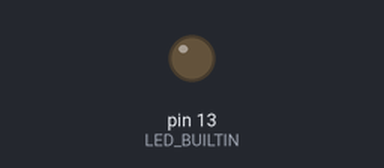
Recording of a sketch running on a simulated Arduino Uno, built with avr-gcc and run on an emulated ATmega328P. On the bench: output pins drawn as LEDs (lit = HIGH).

Above: at 2.2 s.
At 44.8 s:
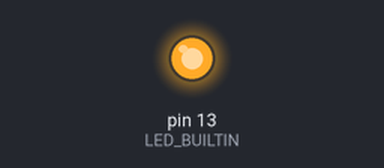
Timing chart, 0 to 47.8 s (numbered marks = the images above):
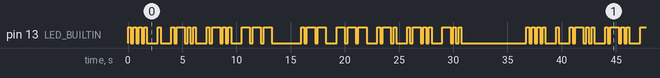

Measured:
- by itself, pin 13 (LED_BUILTIN): moves between LOW and HIGH, repeating every 36.8 s
- by itself, everything shown: repeats every 36.8 s, in 64 steps

The sketch:

morse.ino
```cpp
#define MESSAGE "HELLO WORLD"

const int UNIT = 250;

const int DIT_TIME = UNIT;
const int DAH_TIME = 3 * UNIT;
const int INTRA_CHARACTER_TIME = UNIT;
const int INTER_CHARACTER_TIME = 3 * UNIT;
const int WORD_SPACE_TIME = 7 * UNIT;

const int MESSAGE_DELAY = 5000;

const char ALPHABET[] = "ABCDEFGHIJKLMNOPQRSTUVWXYZ1234567890";

const char *MORSE[] = {
".-",
"-...",
"-.-.",
"-..",
".",
"..-.",
"--.",
"....",
"..",
".---",
"-.-",
".-..",
"--",
"-.",
"---",
".--.",
"--.-",
".-.",
"...",
"-",
"..-",
"...-",
".--",
"-..-",
"-.--",
"--..",
".----",
"..---",
"...--",
"....-",
".....",
"-....",
"--...",
"---..",
"----.",
"-----"
};

char *char_to_morse(char c) {
    int i = 0;
    while (ALPHABET[i] != 0) {
        if (ALPHABET[i] == c) {
           return MORSE[i];
        }
        i++;
    }
    return "";
}

void print_char(char c) {
    if (c == ' ') {
        delay(WORD_SPACE_TIME);
        return;
    }
    char *morse = char_to_morse(c);
    int i = 0;
    while (morse[i] != 0) {
        if (morse[i] == '.') {
            digitalWrite(LED_BUILTIN, HIGH);
            delay(DIT_TIME);
            digitalWrite(LED_BUILTIN, LOW);
        }
        else {
            digitalWrite(LED_BUILTIN, HIGH);
            delay(DAH_TIME);
            digitalWrite(LED_BUILTIN, LOW);
        }
        delay(INTRA_CHARACTER_TIME);
        i++;
    }
    delay(INTER_CHARACTER_TIME);
}

void print_string(char *s) {
    int i = 0;
    while (s[i] != 0) {
        print_char(s[i]);
        i++;
    }
}

void setup() {
    pinMode(LED_BUILTIN, OUTPUT);
}

void loop() {
    print_string(MESSAGE);
    delay(MESSAGE_DELAY);
}
```
